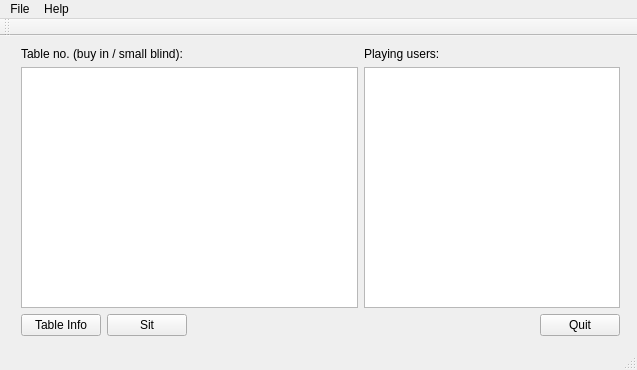
<?xml version="1.0" encoding="UTF-8"?>
<ui version="4.0">
 <class>Lobby</class>
 <widget class="QMainWindow" name="Lobby">
  <property name="geometry">
   <rect>
    <x>0</x>
    <y>0</y>
    <width>637</width>
    <height>370</height>
   </rect>
  </property>
  <property name="windowTitle">
   <string>Lobby</string>
  </property>
  <property name="windowIcon">
   <iconset resource="../resources.qrc">
    <normaloff>:/img/aboutIcon</normaloff>:/img/aboutIcon</iconset>
  </property>
  <widget class="QWidget" name="centralWidget">
   <widget class="QWidget" name="verticalLayoutWidget">
    <property name="geometry">
     <rect>
      <x>10</x>
      <y>0</y>
      <width>621</width>
      <height>311</height>
     </rect>
    </property>
    <layout class="QGridLayout" name="gridLayout" rowstretch="0,0,0" columnstretch="15,0">
     <item row="0" column="1">
      <widget class="QLabel" name="activeUserLabel">
       <property name="text">
        <string>Playing users:</string>
       </property>
      </widget>
     </item>
     <item row="1" column="1">
      <widget class="QListView" name="activeUsersList"/>
     </item>
     <item row="2" column="1">
      <layout class="QHBoxLayout" name="horizontalLayout">
       <item>
        <spacer name="horizontalSpacer">
         <property name="orientation">
          <enum>Qt::Horizontal</enum>
         </property>
         <property name="sizeHint" stdset="0">
          <size>
           <width>40</width>
           <height>20</height>
          </size>
         </property>
        </spacer>
       </item>
       <item>
        <widget class="QPushButton" name="quitButton">
         <property name="text">
          <string>Quit</string>
         </property>
        </widget>
       </item>
      </layout>
     </item>
     <item row="0" column="0">
      <widget class="QLabel" name="tablesLabel">
       <property name="text">
        <string>Table no. (buy in / small blind):</string>
       </property>
      </widget>
     </item>
     <item row="1" column="0">
      <widget class="QListView" name="tablesList"/>
     </item>
     <item row="2" column="0">
      <layout class="QHBoxLayout" name="horizontalLayout_2">
       <item>
        <widget class="QPushButton" name="tableInfoButton">
         <property name="text">
          <string>Table Info</string>
         </property>
        </widget>
       </item>
       <item>
        <widget class="QPushButton" name="sitButton">
         <property name="text">
          <string>Sit</string>
         </property>
        </widget>
       </item>
       <item>
        <spacer name="horizontalSpacer_2">
         <property name="orientation">
          <enum>Qt::Horizontal</enum>
         </property>
         <property name="sizeHint" stdset="0">
          <size>
           <width>40</width>
           <height>20</height>
          </size>
         </property>
        </spacer>
       </item>
      </layout>
     </item>
    </layout>
   </widget>
  </widget>
  <widget class="QMenuBar" name="menuBar">
   <property name="geometry">
    <rect>
     <x>0</x>
     <y>0</y>
     <width>637</width>
     <height>20</height>
    </rect>
   </property>
   <widget class="QMenu" name="menuFile">
    <property name="title">
     <string>File</string>
    </property>
    <addaction name="actionConnect"/>
    <addaction name="actionLogout"/>
    <addaction name="separator"/>
    <addaction name="actionQuit"/>
   </widget>
   <widget class="QMenu" name="menuHelp">
    <property name="title">
     <string>Help</string>
    </property>
    <addaction name="actionHelp"/>
    <addaction name="actionAbout"/>
   </widget>
   <addaction name="menuFile"/>
   <addaction name="menuHelp"/>
  </widget>
  <widget class="QToolBar" name="mainToolBar">
   <attribute name="toolBarArea">
    <enum>TopToolBarArea</enum>
   </attribute>
   <attribute name="toolBarBreak">
    <bool>false</bool>
   </attribute>
  </widget>
  <widget class="QStatusBar" name="statusBar"/>
  <action name="actionConnect">
   <property name="text">
    <string>Connect</string>
   </property>
   <property name="shortcut">
    <string>Alt+C</string>
   </property>
  </action>
  <action name="actionQuit">
   <property name="text">
    <string>Quit</string>
   </property>
   <property name="shortcut">
    <string>Alt+Q</string>
   </property>
   <property name="menuRole">
    <enum>QAction::QuitRole</enum>
   </property>
  </action>
  <action name="actionHelp">
   <property name="text">
    <string>Help</string>
   </property>
   <property name="shortcut">
    <string>F1</string>
   </property>
  </action>
  <action name="actionAbout">
   <property name="text">
    <string>About</string>
   </property>
   <property name="menuRole">
    <enum>QAction::AboutRole</enum>
   </property>
  </action>
  <action name="actionLogout">
   <property name="text">
    <string>Logout</string>
   </property>
  </action>
 </widget>
 <layoutdefault spacing="6" margin="11"/>
 <resources>
  <include location="../resources.qrc"/>
 </resources>
 <connections/>
</ui>
